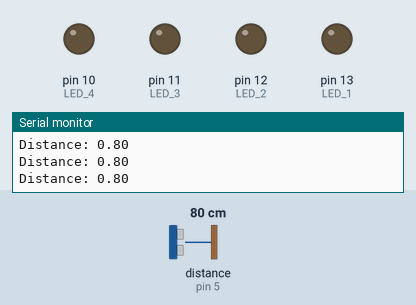
Recording of a sketch running on a simulated Arduino Uno, built with avr-gcc and run on an emulated ATmega328P. On the bench: output pins drawn as LEDs (lit = HIGH), the last lines printed to the serial monitor. Wiring (inferred from the names in the program): ultrasonic range finder: trigger pin 6; echo pin 5. The test bench sets the inputs (shaded band); at power-on: distance to the obstacle (sensor on pin 5) 80 cm. The echo pulse lasts 58.3 µs per cm; pins used as bus, display or sensor lines are not drawn.

Above: at 4.2 s.
4.3 s: distance to the obstacle (sensor on pin 5) set to 105 cm
5.8 s: distance to the obstacle (sensor on pin 5) set to 97 cm
At 6.3 s:
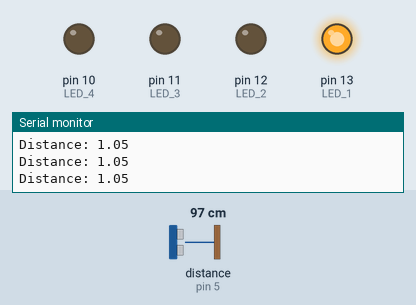
Timing chart, 0 to 8.8 s (numbered marks = the images above; inputs shaded):
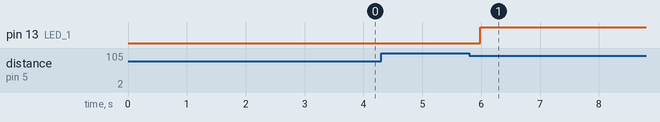

Measured:
- after the input at 5.8 s, pin 13 (LED_1): LOW → HIGH after 0.18 s

The sketch:

person_Counter.ino
```cpp
// Outputs
int LED_1 = 13;
int LED_2 = 12;
int LED_3 = 11;
int LED_4 = 10;
int TRIG = 6;
int PAUSE_PIN = 4;

// Inputs
int ECHO = 5;
//int interruptPin = 7;

float duration, distance, prevDistance;
float scan_delay = 1000;

int numbers[4] = {0, 0, 0, 0};

int i = 0;


void setup() {
  // put your setup code here, to run once:
  pinMode(LED_1, OUTPUT);
  pinMode(LED_2, OUTPUT);
  pinMode(LED_3, OUTPUT);
  pinMode(LED_4, OUTPUT);
  pinMode(TRIG, OUTPUT);

  pinMode(ECHO, INPUT);
  //pinMode(interruptPin, INPUT);

  //attachInterrupt(digitalPinToInterrupt(interruptPin), increment, RISING);

  prevDistance = 0.5;

  Serial.begin(9600);

}


void loop() {
  // put your main code here, to run repeatedly:

  digitalWrite(ECHO, LOW);
  digitalWrite(TRIG, LOW);

  digitalWrite(TRIG, HIGH);
  delayMicroseconds(10);
  digitalWrite(TRIG, LOW);

  duration = pulseIn(ECHO, HIGH);

  distance = duration * 0.0001715;

  if (distance < 1 && prevDistance > 1) {
    //digitalWrite(interruptPin, HIGH);
    bool carry = true;
    i = 0;

    while (carry) {


      if (numbers[i] == 0) {
        numbers[i] = 1;

        switch(i) {
          case 0:
            digitalWrite(LED_1, HIGH);
            break;
          case 1:
            digitalWrite(LED_2, HIGH);
            break;
          case 2:
            digitalWrite(LED_3, HIGH);
            break;
          default:
            digitalWrite(LED_4, HIGH);
        }

        carry = false;

      } else if (numbers[i] == 1) {
        numbers[i] = 0;
        switch(i) {
          case 0:
            digitalWrite(LED_1, LOW);
            break;
          case 1:
            digitalWrite(LED_2, LOW);
            break;
          case 2:
            digitalWrite(LED_3, LOW);
            break;
          default:
            digitalWrite(LED_4, LOW);
        }
      }

      if ((i == 3) && (carry == true)) {
        digitalWrite(LED_1, LOW);
        digitalWrite(LED_2, LOW);
        digitalWrite(LED_3, LOW);
        digitalWrite(LED_4, LOW);
        for (int i = 0; i < 4; i++) {
          numbers[i] = 0;
        }
        carry = false;
      }

      i++;

    }

    digitalWrite(PAUSE_PIN, HIGH);

    delay(scan_delay);

    digitalWrite(PAUSE_PIN, LOW);

  }

  Serial.print("Distance: ");
  Serial.println(distance);

  prevDistance = distance;

  delay(200);

}
```
